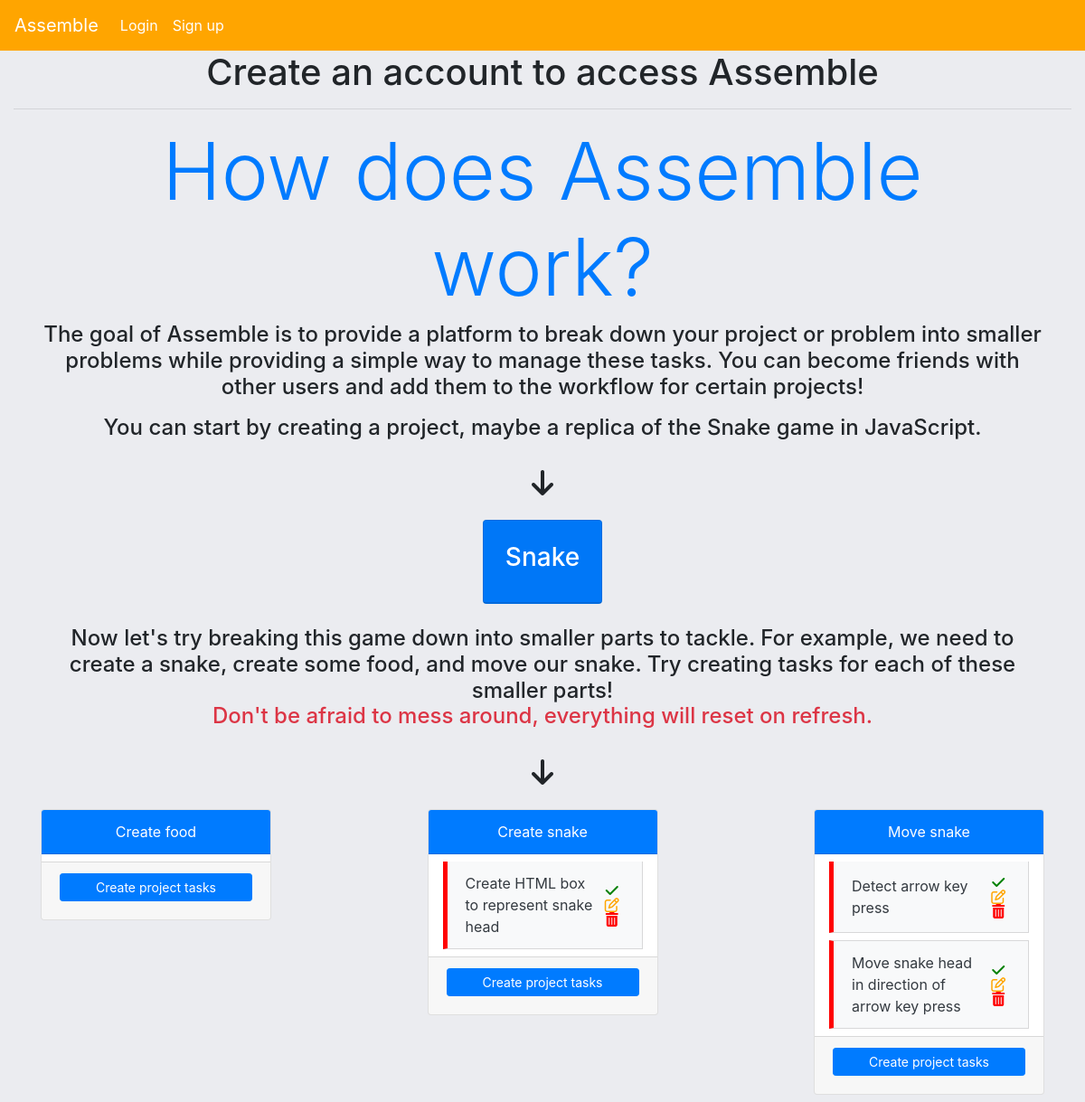
The page / on the database its author committed.
### assemble/models.py (models this page shows)
class ProjectComponentIndex(models.Model):
    name = models.CharField(max_length=200) # can change this
    completed = models.BooleanField(default=False) # can change this
    task = models.ForeignKey('self',null=True,blank=True,default=None,related_name="component",
                             on_delete=models.CASCADE)
    project = models.ForeignKey(ProjectIndex,on_delete=models.CASCADE)

### assemble/views.py (the view)
# urls.py: path('',views.index,name='home'),
def index(request):
    test_project = ProjectIndex.objects.get(id=1)
    project_components = ProjectComponentIndex.objects.filter(project__id=1).filter(task=None)
    context = {}
    context['test_project'] = test_project
    context['project_components'] = project_components
    return render(request,'assemble/index.html',context)

### templates/assemble/index.html (shortened to what this page needs)
{% extends 'assemble/base.html' %}
{% block content %}
<div class="container">
  {% if request.user.is_authenticated %}
    <h1 class="text-center display-2  text-primary">Welcome to Assemble</h1>
    <h3 class='text-center'>Click on "View Your Projects" to create new projects. </p>
  {% else %}
  <h1 class='text-center'>Create an account to access Assemble</h1>
  {% endif %}
</div>
<hr/>
<div class="container text-center  d-flex flex-column align-items-center">
  <h1 class="display-2 text-primary"> How does Assemble work?</h1>
  <h4> The goal of Assemble is to provide a platform to break down your project or problem into smaller problems while providing a simple way to manage these tasks. You can become friends with other users and add them to the workflow for certain projects!
  </h4>
  <h4 class="mt-2"> You can start by creating a project, maybe a replica of the Snake game in JavaScript. </h4>
  <span class="my-3" style="font-size:2rem;"><i class="fa fa-arrow-down"></i></span>
  <div class="card text-white mb-3 bg-primary" style="max-width: 18rem;">
      <div class="card-header p-4">
          <h3>
              <a class="text-white" style="text-decoration:none;">Snake</a>
          </h3>
      </div>
  </div>
  <h4 class="mt-2"> Now let's try breaking this game down into smaller parts to tackle. For example, we need to create a snake, create some food, and move our snake. Try creating tasks for each of these smaller parts!<br> <span class="text-danger">Don't be afraid to mess around, everything will reset on refresh.<span> </h4>
  <span class="my-3" style="font-size:2rem;"><i class="fa fa-arrow-down"></i></span>
</div>
<div class="container">
  <div class="row d-flex justify-content-between">
        {% for component in project_components %}
            <div class="col-md-3 mb-2">
                <div class="card text-white" >
                    <div class="card-header bg-primary mb-2 text-center">
                        {{ component.name }}
                    </div>
                    <div class="list-group">
                        <ul id="list-{{component.id}}" class="list-group px-3" style="overflow-y:scroll;max-height:400px;">
                            {% for task in component.component.all %}
                                {% if task.completed == True %}
                                    <li id="task-{{task.id}}"class="list-group-item d-flex justify-content-between align-items-center mb-2 rounded-0 bg-light completed">
                                        <span class="text-dark">{{task.name}}</span>
                                        <span class="badge d-flex flex-column">
                                            <a class="finish-task " style="cursor:pointer;" id="{{task.id}}"><span style="color:green;font-size:1rem;"><i class="fa fa-undo"></i></span></a>
                                            <a class="edit-task" id="{{task.id}}" style="cursor:pointer;"><span style="color:orange;font-size:1rem;"><i class="fa fa-edit"></i></span></a>
                                            <a class="delete-task" style="cursor:pointer;" id="{{task.id}}"><span style="color:red;font-size:1rem;"><i class="fa fa-trash"></i></span></a>
                                        </span>
                                    </li>
                                {% else %}
                                    <li id="task-{{task.id}}" class="list-group-item d-flex justify-content-between align-items-center mb-2 rounded-0 bg-light uncompleted">
                                        <span class="text-dark">{{task.name}}</span>
                                        <span class="badge d-flex flex-column">
                                            <a class="finish-task" style="cursor:pointer;" id="{{task.id}}"><span style="color:green;font-size:1rem;"><i class="fa fa-check"></i></span></a>
                                            <a class="edit-task" id="{{task.id}}" style="cursor:pointer;"><span style="color:orange;font-size:1rem;"><i class="fa fa-edit"></i></span></a>
                                            <a style="cursor:pointer;" class="delete-task" id="{{task.id}}"><span style="color:red;font-size:1rem;"><i class="fa fa-trash"></i></span></a>
                                        </span>
                                    </li>
                                {% endif %}
                            {% endfor %}
                        </ul>
                        <div class="card-footer">
                            <button class="show-form-button btn btn-primary text-white btn-sm mb-2 btn-block" id="{{component.id}}">Create project tasks</button>
                        </div>
                    </div>
                </div>
            </div>
        {% endfor %}
    </div>
  </div>
</div>
{% endblock content %}

### templates/assemble/index.html (style rules this page uses)
.uncompleted { border-left:5px solid red; }

### rows shown on the page
ProjectComponentIndex: name "Create food"
ProjectComponentIndex: name "Create snake"
ProjectComponentIndex: name "Create HTML box to represent snake head"
ProjectComponentIndex: name "Move snake"
ProjectComponentIndex: name "Detect arrow key press"
ProjectComponentIndex: name "Move snake head in direction of arrow key press"
